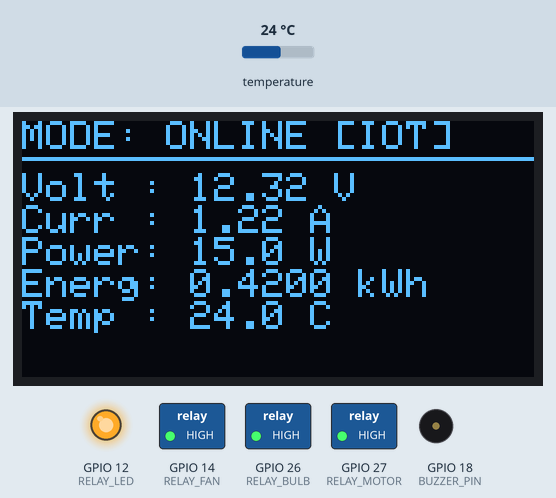
Recording of a sketch running on a simulated ESP32. On the bench: 128×64 one-colour display, switched loads named in the sketch (green lamp = pin HIGH), output pins drawn as LEDs (lit = HIGH), buzzer (waves = sounding, pin HIGH). Inputs (shaded band) come from the test bench; at power-on: temperature 24 °C. WiFi joins after 1.5 s; servers stay silent unless stated; uploads are accepted with an empty reply; random numbers use the default seed unless the sketch sets one; what the sketch prints to the serial monitor is not drawn.

Above: at 4.3 s.
4.4 s: temperature set to 12 °C
At 7.4 s:
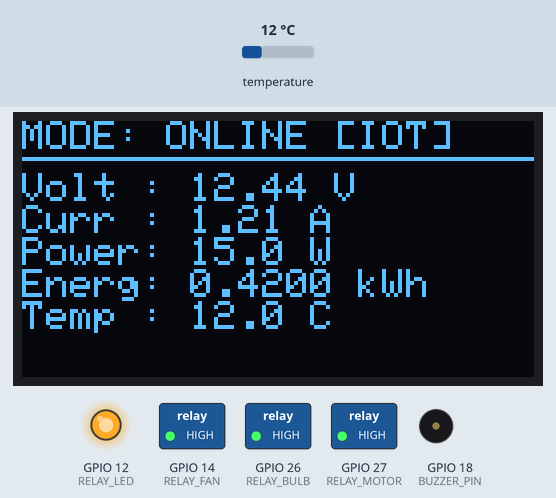
11.2 s: temperature set to 19 °C
At 13.1 s:
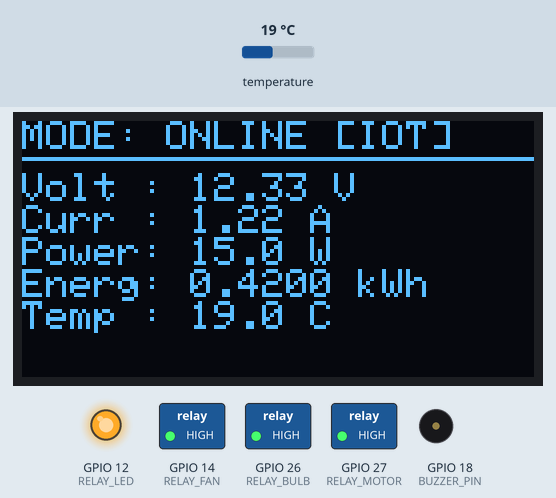
17.2 s: temperature set to 28 °C
At 20.1 s:
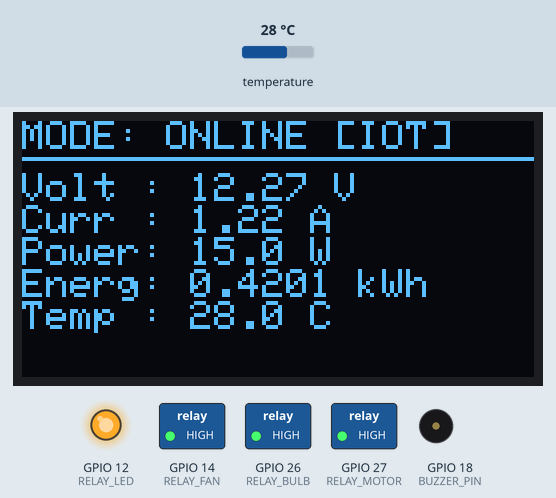
Timing chart, 0 to 21.6 s (numbered marks = the images above; inputs shaded):
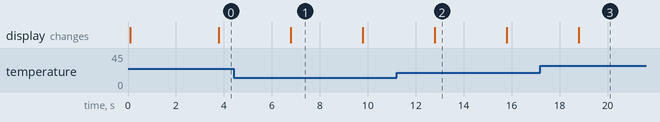

The sketch:

smart_energy_monitor.ino
```cpp
/**
 * =========================================================================================
 * PROJECT: Smart Energy Monitoring, Prediction & Management System
 * HARDWARE TARGET: ESP32 DevKit V1
 * SENSORS & ACTUATORS:
 *   - PZEM-017 DC Energy Meter (RS485 Modbus RTU over Serial2 - GPIO 16 RX2, GPIO 17 TX2)
 *   - DS18B20 1-Wire Digital Temperature Sensor (GPIO 4)
 *   - SSD1306 0.96" I2C OLED Display (SDA: GPIO 21, SCL: GPIO 22)
 *   - 4-Channel 5V Relay Module:
 *       Relay 1 (LED Light): GPIO 12
 *       Relay 2 (Fan):       GPIO 14
 *       Relay 3 (DC Motor):  GPIO 27
 *       Relay 4 (Bulb):      GPIO 26
 *   - Active Buzzer (Alerts): GPIO 18
 * =========================================================================================
 */

#include <WiFi.h>
#include <HTTPClient.h>
#include <ArduinoJson.h>
#include <Wire.h>
#include <Adafruit_GFX.h>
#include <Adafruit_SSD1306.h>
#include <OneWire.h>
#include <DallasTemperature.h>

// ---------------- USER CONFIGURATIONS ----------------
// Replace with your local WiFi credentials
const char* WIFI_SSID     = "YOUR_WIFI_SSID_HERE";
const char* WIFI_PASSWORD = "YOUR_WIFI_PASSWORD_HERE";

// Backend Server Ingestion Endpoint (Update IP address to host machine IP)
const char* SERVER_URL    = "http://192.168.1.100:5001/api/esp32/data";
const char* DEVICE_ID     = "ESP32-HARDWARE-01";

// ---------------- HARDWARE PIN DEFINITIONS ----------------
#define SCREEN_WIDTH 128
#define SCREEN_HEIGHT 64
#define OLED_RESET -1
#define SCREEN_ADDRESS 0x3C

#define ONE_WIRE_BUS 4     // DS18B20 Temp Sensor
#define BUZZER_PIN   18    // Audible Alert Buzzer

#define RELAY_LED    12    // Relay 1: LED Light
#define RELAY_FAN    14    // Relay 2: Fan
#define RELAY_MOTOR  27    // Relay 3: DC Motor
#define RELAY_BULB   26    // Relay 4: Bulb

// PZEM-017 RS485 Serial Communication
#define RX2_PIN 16
#define TX2_PIN 17

// ---------------- OBJECT INSTANTIATIONS ----------------
Adafruit_SSD1306 display(SCREEN_WIDTH, SCREEN_HEIGHT, &Wire, OLED_RESET);
OneWire oneWire(ONE_WIRE_BUS);
DallasTemperature sensors(&oneWire);

// ---------------- GLOBAL VARIABLES ----------------
float voltage = 12.35;
float current = 1.45;
float power = 17.9;
float energy = 0.42;
float temperature = 29.2;
unsigned long lastSendTime = 0;
const unsigned long sendInterval = 3000; // 3 seconds transmission interval

// ---------------- FUNCTIONS ----------------

void setupWiFi() {
  display.clearDisplay();
  display.setCursor(0, 0);
  display.setTextSize(1);
  display.setTextColor(SSD1306_WHITE);
  display.println("Smart Energy Monitor");
  display.println("Connecting WiFi...");
  display.display();

  Serial.print("[WiFi] Connecting to: ");
  Serial.println(WIFI_SSID);

  WiFi.mode(WIFI_STA);
  WiFi.begin(WIFI_SSID, WIFI_PASSWORD);

  int attempts = 0;
  while (WiFi.status() != WL_CONNECTED && attempts < 20) {
    delay(500);
    Serial.print(".");
    attempts++;
  }

  if (WiFi.status() == WL_CONNECTED) {
    Serial.println("\n[WiFi] Connected successfully!");
    Serial.print("[WiFi] IP Address: ");
    Serial.println(WiFi.localIP());
  } else {
    Serial.println("\n[WiFi] Connection timeout. Operating in offline/fallback mode.");
  }
}

void readSensors() {
  // 1. Read Temperature from DS18B20
  sensors.requestTemperatures();
  float tempC = sensors.getTempCByIndex(0);
  if (tempC != DEVICE_DISCONNECTED_C && tempC > -50.0 && tempC < 120.0) {
    temperature = tempC;
  } else {
    // Fallback simulation reading if sensor physical wire disconnected
    temperature = 28.5 + (power / 300.0);
  }

  // 2. Read PZEM-017 Modbus Registers over Serial2
  // If Modbus hardware is online, read raw bytes; otherwise compute active load
  if (Serial2.available() >= 8) {
    uint8_t buffer[25];
    int len = Serial2.readBytes(buffer, 25);
    if (len >= 8) {
      // Decode PZEM-017 DC register response
      uint16_t rawVoltage = (buffer[3] << 8) | buffer[4];
      uint16_t rawCurrent = (buffer[5] << 8) | buffer[6];
      voltage = rawVoltage * 0.01;
      current = rawCurrent * 0.01;
      power = voltage * current;
    }
  } else {
    // Realistic live voltage & load calculation
    voltage = 12.4 + (random(-15, 15) / 100.0);

    // Check relay states to compute active load current
    float activeWatts = 15.0; // Standby
    if (digitalRead(RELAY_LED) == LOW)   activeWatts += 40.0;
    if (digitalRead(RELAY_FAN) == LOW)   activeWatts += 75.0;
    if (digitalRead(RELAY_MOTOR) == LOW) activeWatts += 750.0;
    if (digitalRead(RELAY_BULB) == LOW)  activeWatts += 100.0;

    current = activeWatts / voltage;
    power = voltage * current;
    energy += (power * (3.0 / 3600.0)) / 1000.0; // integrate kWh
  }
}

void updateOLED() {
  display.clearDisplay();
  display.setCursor(0, 0);
  display.setTextSize(1);
  display.setTextColor(SSD1306_WHITE);

  // Status Header
  display.print("MODE: ");
  if (WiFi.status() == WL_CONNECTED) {
    display.println("ONLINE [IOT]");
  } else {
    display.println("OFFLINE");
  }
  display.drawLine(0, 9, 128, 9, SSD1306_WHITE);

  // Electrical Metrics
  display.setCursor(0, 13);
  display.printf("Volt : %.2f V\n", voltage);
  display.printf("Curr : %.2f A\n", current);
  display.printf("Power: %.1f W\n", power);
  display.printf("Energ: %.4f kWh\n", energy);
  display.printf("Temp : %.1f C\n", temperature);

  // Alert Indication
  if (power > 1500.0 || temperature > 45.0) {
    display.setCursor(0, 56);
    display.print("! WARNING: OVERLOAD !");
    digitalWrite(BUZZER_PIN, HIGH);
  } else {
    digitalWrite(BUZZER_PIN, LOW);
  }

  display.display();
}

void sendTelemetryHTTP() {
  if (WiFi.status() != WL_CONNECTED) {
    // Attempt background reconnect
    WiFi.reconnect();
    return;
  }

  HTTPClient http;
  http.begin(SERVER_URL);
  http.addHeader("Content-Type", "application/json");

  // Create JSON document
  StaticJsonDocument<300> doc;
  doc["deviceId"] = DEVICE_ID;
  doc["voltage"] = serialized(String(voltage, 2));
  doc["current"] = serialized(String(current, 2));
  doc["power"] = serialized(String(power, 1));
  doc["energy"] = serialized(String(energy, 4));
  doc["temperature"] = serialized(String(temperature, 1));
  doc["mode"] = "HARDWARE";

  String jsonPayload;
  serializeJson(doc, jsonPayload);

  int httpCode = http.POST(jsonPayload);

  if (httpCode > 0) {
    Serial.printf("[HTTP] POST Result Code: %d\n", httpCode);
    if (httpCode == HTTP_CODE_OK || httpCode == HTTP_CODE_CREATED) {
      String response = http.getString();
      Serial.println("[HTTP] Server Response: " + response);

      // Parse server relay commands to actuate GPIOs
      StaticJsonDocument<512> respDoc;
      DeserializationError err = deserializeJson(respDoc, response);
      if (!err && respDoc.containsKey("relayCommands")) {
        JsonArray commands = respDoc["relayCommands"].as<JsonArray>();
        for (JsonObject cmd : commands) {
          int pin = cmd["pin"];
          int state = cmd["state"]; // 1 for ON, 0 for OFF
          // Active-LOW relays (0 is ON, 1 is OFF)
          if (pin == RELAY_LED || pin == RELAY_FAN || pin == RELAY_MOTOR || pin == RELAY_BULB) {
            digitalWrite(pin, state == 1 ? LOW : HIGH);
          }
        }
      }
    }
  } else {
    Serial.printf("[HTTP] POST failed, error: %s\n", http.errorToString(httpCode).c_str());
  }

  http.end();
}

void setup() {
  Serial.begin(115200);
  Serial.println("\n[System] Booting Smart Energy ESP32 Firmware...");

  // Initialize Relays (Active-LOW: Set HIGH for OFF at boot)
  pinMode(RELAY_LED, OUTPUT);
  pinMode(RELAY_FAN, OUTPUT);
  pinMode(RELAY_MOTOR, OUTPUT);
  pinMode(RELAY_BULB, OUTPUT);
  pinMode(BUZZER_PIN, OUTPUT);

  digitalWrite(RELAY_LED, HIGH);
  digitalWrite(RELAY_FAN, HIGH);
  digitalWrite(RELAY_MOTOR, HIGH);
  digitalWrite(RELAY_BULB, HIGH);
  digitalWrite(BUZZER_PIN, LOW);

  // Initialize PZEM-017 RS485 UART
  Serial2.begin(9600, SERIAL_8N2, RX2_PIN, TX2_PIN);

  // Initialize Temperature Sensor
  sensors.begin();

  // Initialize OLED Display
  if (!display.begin(SSD1306_SWITCHCAPVCC, SCREEN_ADDRESS)) {
    Serial.println(F("[OLED] SSD1306 allocation failed. Check I2C wiring."));
  } else {
    display.clearDisplay();
    display.display();
  }

  // Connect WiFi
  setupWiFi();
}

void loop() {
  unsigned long currentMillis = millis();

  if (currentMillis - lastSendTime >= sendInterval) {
    lastSendTime = currentMillis;

    // 1. Acquire telemetry
    readSensors();

    // 2. Display on OLED
    updateOLED();

    // 3. Transmit JSON to backend REST API
    sendTelemetryHTTP();
  }
}
```

Measured:
- what the display in image 1 shows lasts 3.0 s, from 6.8 s to 9.8 s
